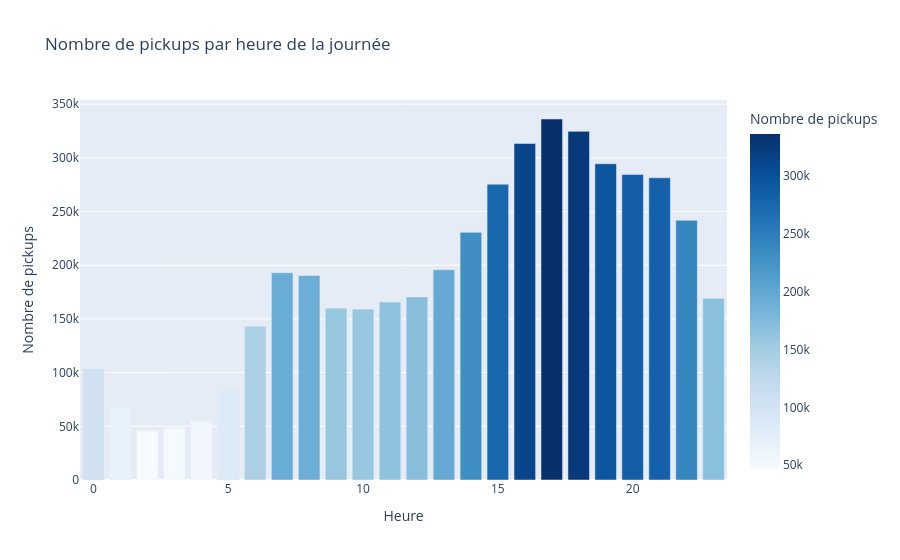

Here is the notebook cell this chart was saved with:
### Markdown cell above
### 3.1 Distribution horaire

### Code cell
by_hour = df.groupby('hour').size().reset_index(name='pickups')

fig = px.bar(by_hour, x='hour', y='pickups',
             title='Nombre de pickups par heure de la journée',
             labels={'hour': 'Heure', 'pickups': 'Nombre de pickups'},
             color='pickups', color_continuous_scale='Blues')
fig.show()

### Figure 1 — Plotly figure (JSON) as saved in the notebook; plotly's stock layout.template omitted (floating-point values rounded to 4 significant figures)
{"data": [{"hovertemplate": "Heure=%{x}<br>Nombre de pickups=%{marker.color}<extra></extra>", "legendgroup": "", "marker": {"color": [103836, 67227, 45865, 48287, 55230, 83939, 143213, 193094, 190504, 159967, 159148, 165703, 170452, 195877, 230625, 275466, 313400, 336190, 324679, 294513, 284604, 281460, 241858, 169190], "coloraxis": "coloraxis", "pattern": {"shape": ""}}, "name": "", "orientation": "v", "showlegend": false, "textposition": "auto", "type": "bar", "x": [0, 1, 2, 3, 4, 5, 6, 7, 8, 9, 10, 11, 12, 13, 14, 15, 16, 17, 18, 19, 20, 21, 22, 23], "xaxis": "x", "y": [103836, 67227, 45865, 48287, 55230, 83939, 143213, 193094, 190504, 159967, 159148, 165703, 170452, 195877, 230625, 275466, 313400, 336190, 324679, 294513, 284604, 281460, 241858, 169190], "yaxis": "y"}], "layout": {"barmode": "relative", "coloraxis": {"colorbar": {"title": {"text": "Nombre de pickups"}}, "colorscale": [[0, "rgb(247,251,255)"], [0.125, "rgb(222,235,247)"], [0.25, "rgb(198,219,239)"], [0.375, "rgb(158,202,225)"], [0.5, "rgb(107,174,214)"], [0.625, "rgb(66,146,198)"], [0.75, "rgb(33,113,181)"], [0.875, "rgb(8,81,156)"], [1, "rgb(8,48,107)"]]}, "legend": {"tracegroupgap": 0}, "title": {"text": "Nombre de pickups par heure de la journée"}, "xaxis": {"anchor": "y", "domain": [0, 1], "title": {"text": "Heure"}}, "yaxis": {"anchor": "x", "domain": [0, 1], "title": {"text": "Nombre de pickups"}}}}
